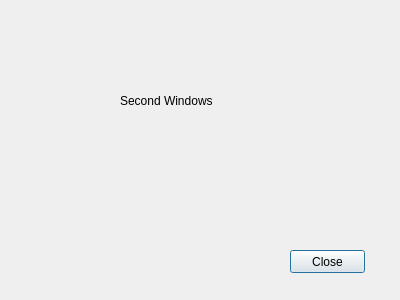
<?xml version="1.0" encoding="UTF-8"?>
<ui version="4.0">
 <class>NewWindows</class>
 <widget class="QDialog" name="NewWindows">
  <property name="geometry">
   <rect>
    <x>0</x>
    <y>0</y>
    <width>400</width>
    <height>300</height>
   </rect>
  </property>
  <property name="windowTitle">
   <string>Dialog</string>
  </property>
  <widget class="QPushButton" name="btnClose">
   <property name="geometry">
    <rect>
     <x>290</x>
     <y>250</y>
     <width>75</width>
     <height>23</height>
    </rect>
   </property>
   <property name="text">
    <string>Close</string>
   </property>
  </widget>
  <widget class="QLabel" name="label">
   <property name="geometry">
    <rect>
     <x>120</x>
     <y>70</y>
     <width>171</width>
     <height>61</height>
    </rect>
   </property>
   <property name="text">
    <string>Second Windows</string>
   </property>
  </widget>
 </widget>
 <resources/>
 <connections>
  <connection>
   <sender>btnClose</sender>
   <signal>clicked()</signal>
   <receiver>NewWindows</receiver>
   <slot>close()</slot>
   <hints>
    <hint type="sourcelabel">
     <x>337</x>
     <y>251</y>
    </hint>
    <hint type="destinationlabel">
     <x>342</x>
     <y>279</y>
    </hint>
   </hints>
  </connection>
 </connections>
</ui>
